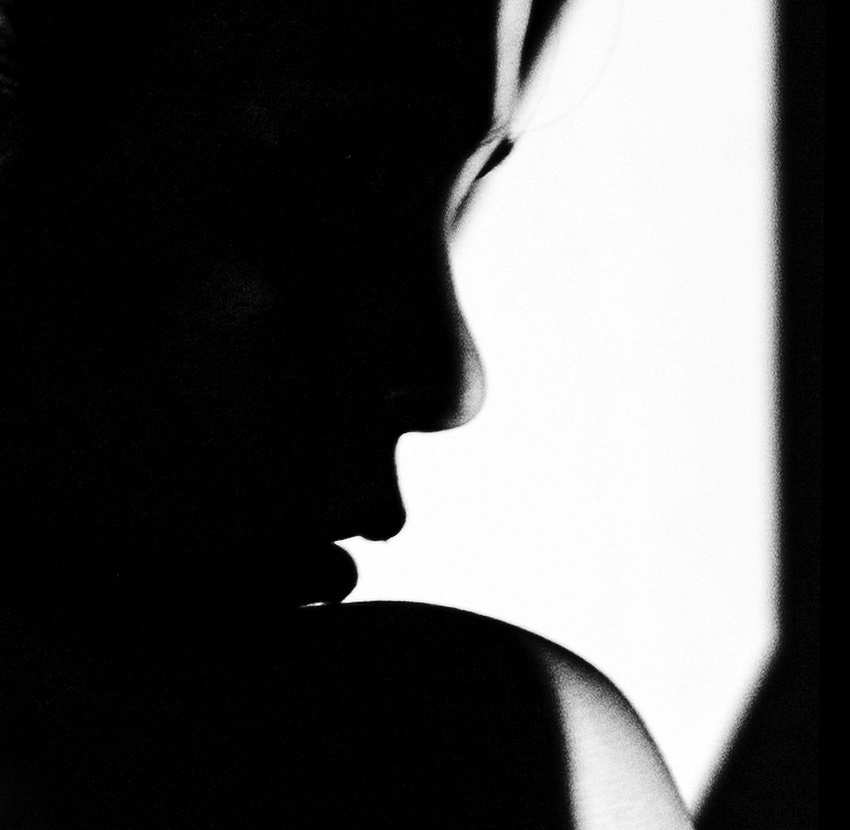
#> input picture opencv/gambar.jpg, 850 x 830 px, shrunk from 1400 x 1366 before the run
$ python program.py
#> lines starting #> are read from the running program, lines starting #| are printed output that depends on the picture; after the words box and inside, x2 and y2 are one past the last pixel; in counts of white or black regions, pixels touching at a corner belong together
import cv2
import matplotlib.pyplot as plt

img = cv2.imread("gambar.jpg")
#> img is the input picture: shape (830, 850, 3); min 0, max 255, mean 84.1

if img is None:
    print("Gambar tidak ditemukan!")
    exit()

print("Gambar berhasil dibaca!")

# Original
cv2.imshow("Original", img)
cv2.waitKey(0)

# Grayscale
gray = cv2.cvtColor(img, cv2.COLOR_BGR2GRAY)
cv2.imshow("Grayscale", gray)
cv2.waitKey(0)

cv2.destroyAllWindows()

# Histogram
plt.hist(gray.ravel(), bins=256, range=[0,256])
plt.title("Histogram")
plt.show()
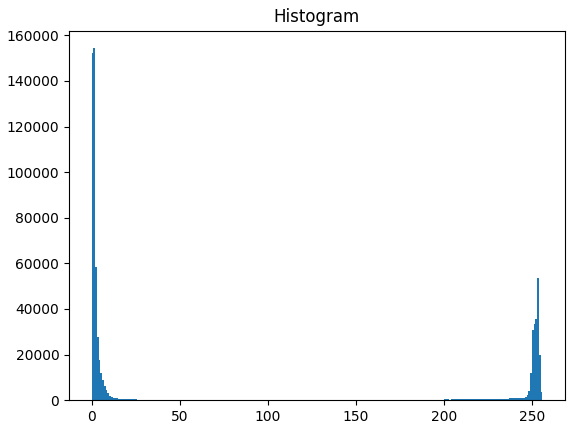
#> figure drawn by matplotlib, 1 panel; tallest bar 154348 high, from x = 1 to 2

_, thresh = cv2.threshold(gray, 127, 255, cv2.THRESH_BINARY)
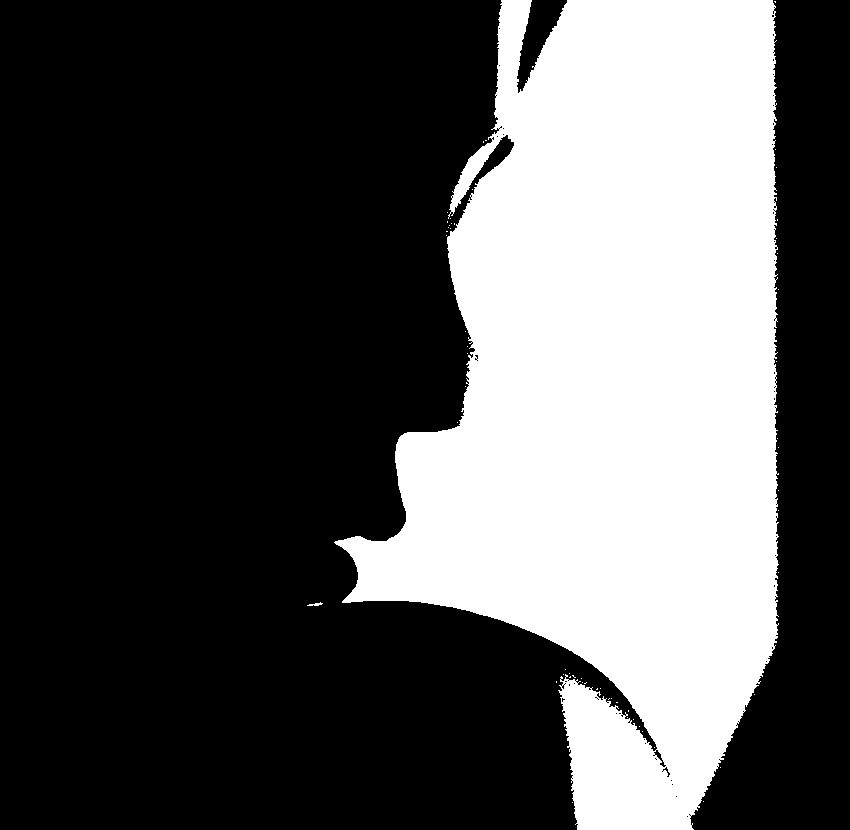
#> thresh: shape (830, 850); 33.4% white; 57 white regions (55 under 20 px), largest, box (x1, y1, x2, y2) and area: (334, 0, 779, 830) 235259, (307, 602, 323, 606) 33

cv2.imshow("Threshold", thresh)
cv2.waitKey(0)
cv2.destroyAllWindows()

#FLIP
flip = cv2.flip(img, 1)
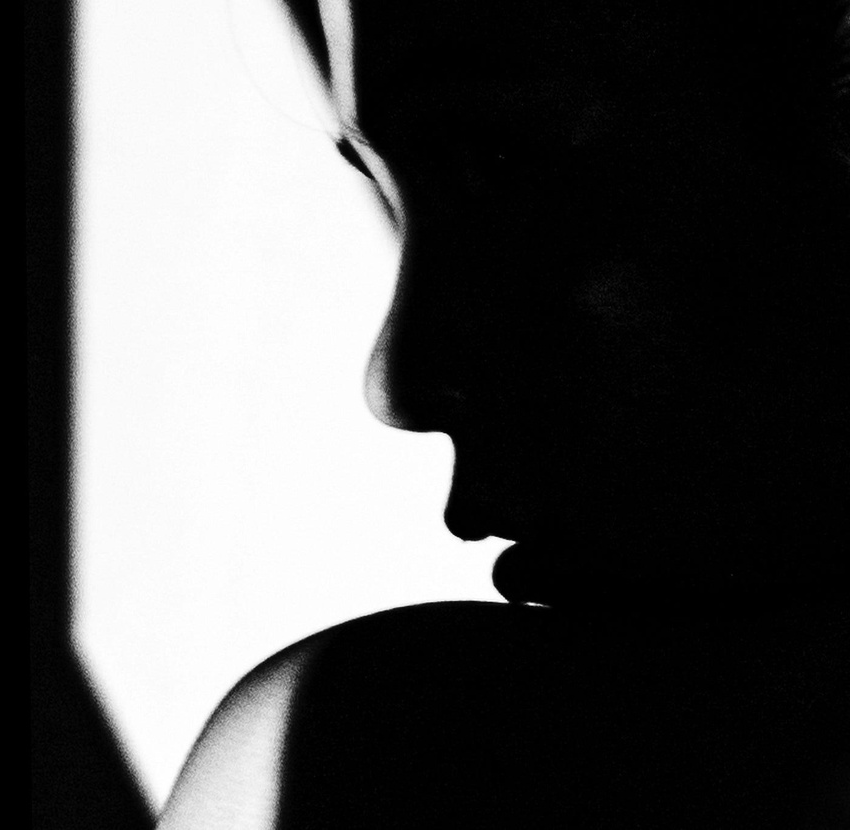
#> flip: shape (830, 850, 3); min 0, max 255, mean 84.1

cv2.imshow("Flip", flip)
cv2.waitKey(0)

#ROTATE
rotate = cv2.rotate(img, cv2.ROTATE_90_CLOCKWISE)
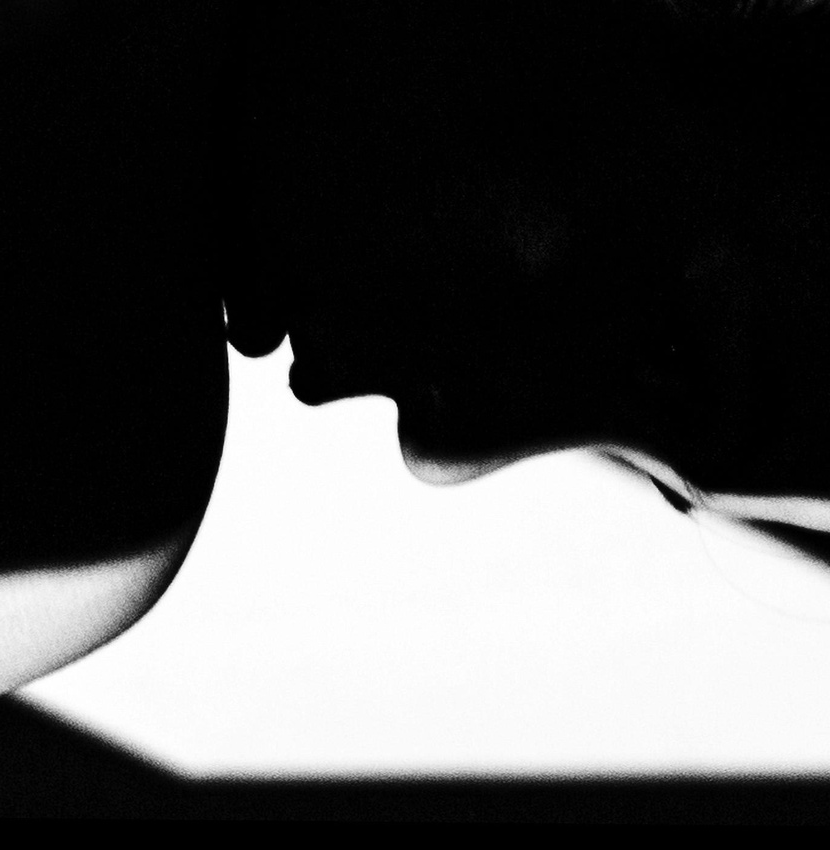
#> rotate: shape (850, 830, 3); min 0, max 255, mean 84.1

cv2.imshow("Rotate", rotate)
cv2.waitKey(0)

#CROP
h, w = img.shape[:2]
#> h = 830; w = 850
crop = img[h//4:3*h//4, w//4:3*w//4]
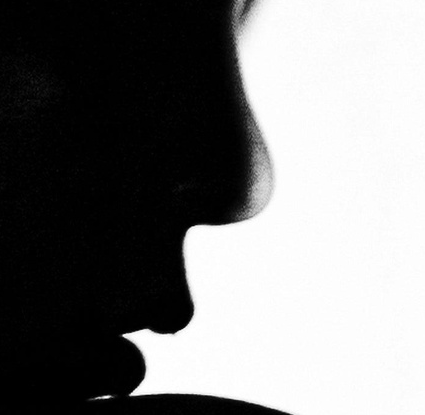
#> crop: shape (415, 425, 3); min 0, max 255, mean 124.9

cv2.imshow("Crop", crop)
cv2.waitKey(0)

#PENUTUP
cv2.destroyAllWindows()

print("\nAnalisis:")
print("- Grayscale menyederhanakan citra dari 3 channel menjadi 1 channel")
print("- Histogram menunjukkan distribusi intensitas pixel")
print("- Threshold digunakan untuk memisahkan objek dan background")
print("- Flip mengubah orientasi horizontal")
print("- Rotate memutar gambar 90 derajat")
print("- Crop mengambil sebagian area dari citra")

$ run again, with opencv/Original.png saved as opencv/gambar.jpg
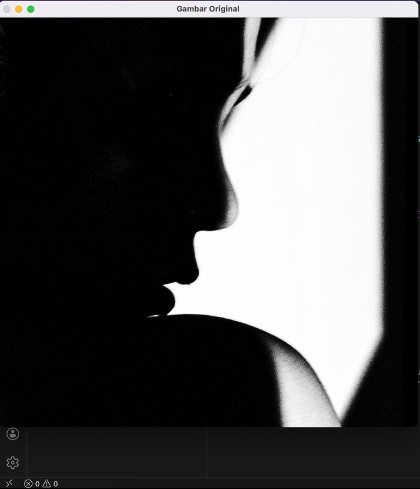
#> input picture opencv/Original.png, 420 x 489 px
#> img is the input picture: shape (489, 420, 3); mean B, G, R 81.5, 81.3, 81.4
#> `_, thresh = cv2.threshold(gray, 127, 255, cv2.THRESH_BINARY)`:
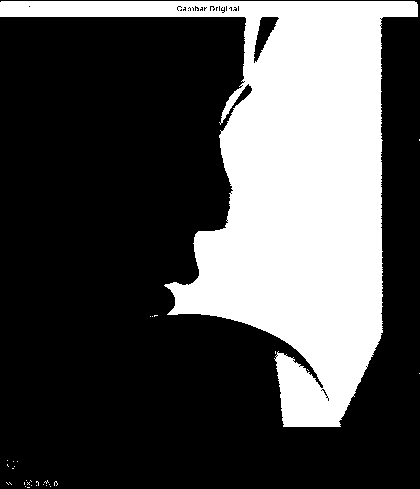
#> thresh: shape (489, 420); 31.2% white; 31 white regions (30 under 20 px), largest, box (x1, y1, x2, y2) and area: (0, 1, 418, 427) 64010
#> `crop = img[h//4:3*h//4, w//4:3*w//4]`:
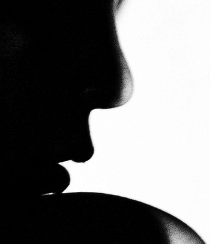
#> crop: shape (244, 210, 3); min 0, max 255, mean 113

$ run again, with opencv/Thresold.png saved as opencv/gambar.jpg
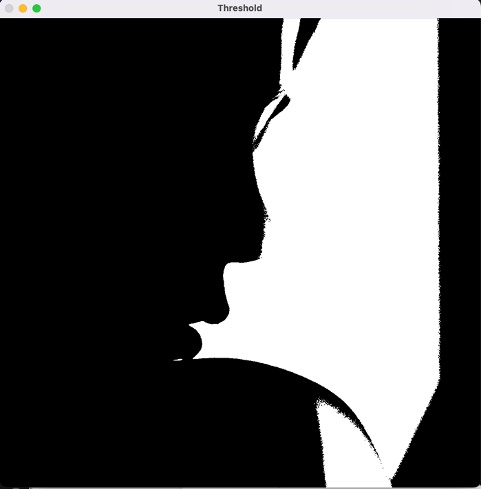
#> input picture opencv/Thresold.png, 481 x 489 px
#> img is the input picture: shape (489, 481, 3); mean B, G, R 91, 90.8, 90.9
#> `_, thresh = cv2.threshold(gray, 127, 255, cv2.THRESH_BINARY)`:
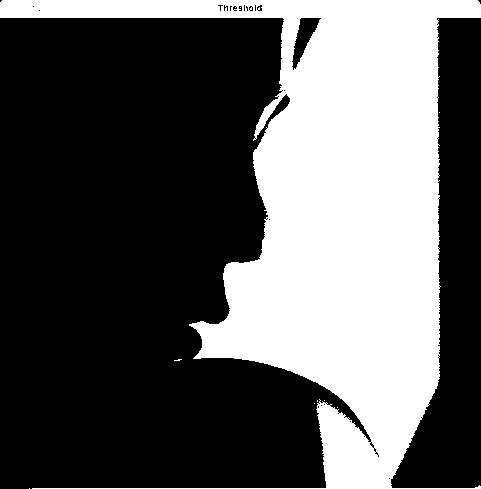
#> thresh: shape (489, 481); 35.9% white; 9 white regions (8 under 20 px), largest, box (x1, y1, x2, y2) and area: (0, 0, 481, 489) 84391
#> `crop = img[h//4:3*h//4, w//4:3*w//4]`:
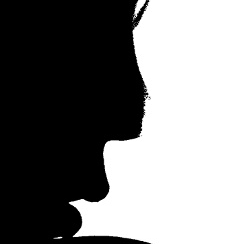
#> crop: shape (244, 240, 3); min 0, max 255, mean 125.1
